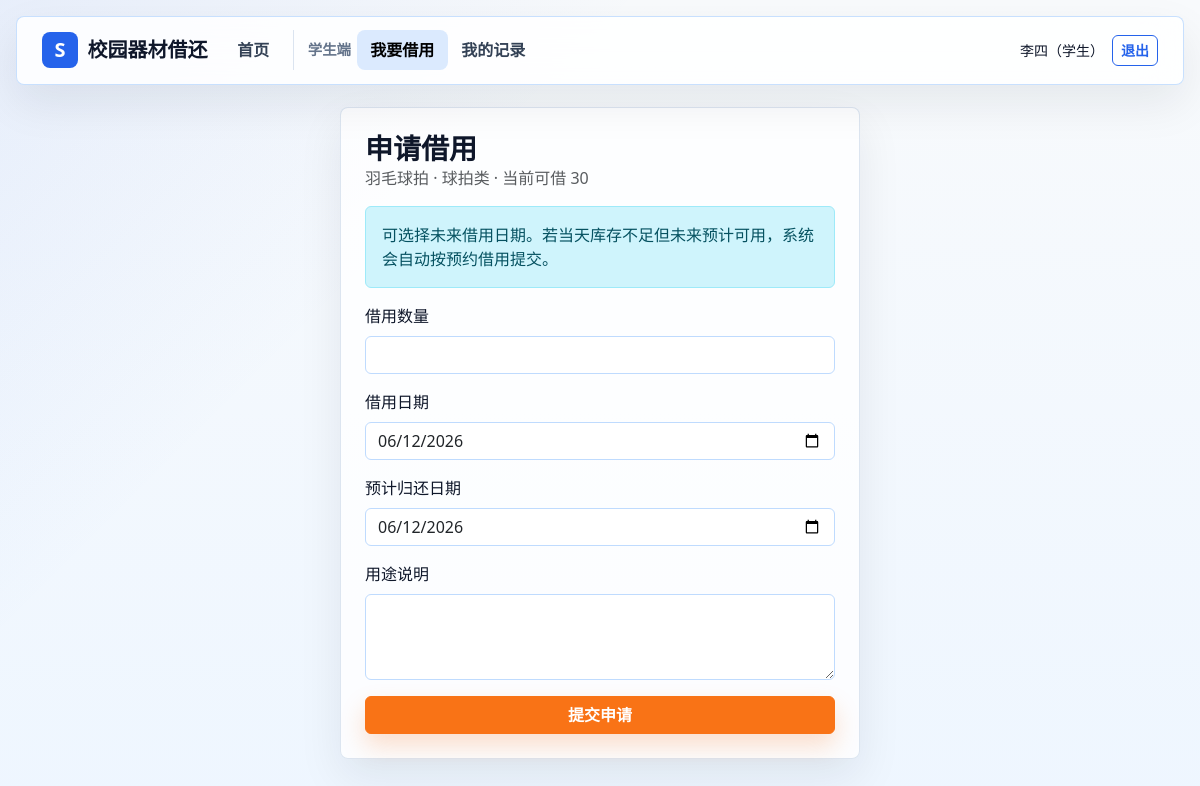
Page /borrow/3 (signed in) on the committed database.
### tables this page shows
CREATE TABLE users (
            id INTEGER PRIMARY KEY AUTOINCREMENT,
            username TEXT NOT NULL UNIQUE,
            password_hash TEXT NOT NULL,
            real_name TEXT NOT NULL,
            role TEXT NOT NULL CHECK(role IN ('student', 'admin')),
            created_at TEXT NOT NULL DEFAULT CURRENT_TIMESTAMP
        , credit_score INTEGER NOT NULL DEFAULT 100, violation_count INTEGER NOT NULL DEFAULT 0);

CREATE TABLE equipment (
            id INTEGER PRIMARY KEY AUTOINCREMENT,
            name TEXT NOT NULL,
            category TEXT NOT NULL,
            total_stock INTEGER NOT NULL CHECK(total_stock >= 0),
            available_stock INTEGER NOT NULL CHECK(available_stock >= 0),
            status TEXT NOT NULL DEFAULT '正常',
            remark TEXT DEFAULT '',
            created_at TEXT NOT NULL DEFAULT CURRENT_TIMESTAMP
        );

### sports_borrow/borrowing.py (the view, shortened to what this page needs)
@role_required("student")
def borrow(equipment_id):
    equipment = get_db().execute("SELECT * FROM equipment WHERE id = ?", (equipment_id,)).fetchone()
    if equipment is None:
        flash("用品不存在。", "danger")
        return redirect(url_for("equipment_list"))
    return render_template(
        "borrow_form.html",
        equipment=equipment,
        today=date.today().isoformat(),
        low_credit_score=LOW_CREDIT_SCORE,
    )

### sports_borrow/__init__.py (called while the page is built)
def create_app():
    app = Flask(__name__, template_folder="../templates", static_folder="../static")
    app.config["SECRET_KEY"] = SECRET_KEY
    app.teardown_appcontext(close_db)
    @app.before_request
    def prepare_request():
        init_db()
        activate_due_reservations()
        refresh_overdue_records()
        g.user = current_user()
    @app.context_processor
    def inject_common_data():
        return {
            "current_user": g.get("user"),
            "categories": CATEGORIES,
            "record_status": RECORD_STATUS,
            "equipment_image": equipment_image,
        }
    register_auth_routes(app)
    register_borrow_routes(app)
    register_admin_routes(app)
    return app

### sports_borrow/auth.py (called while the page is built)
def current_user():
    user_id = session.get("user_id")
    if not user_id:
        return None
    return get_db().execute("SELECT * FROM users WHERE id = ?", (user_id,)).fetchone()

def role_required(role):
    def decorator(view):
        @wraps(view)
        def wrapped_view(*args, **kwargs):
            if g.user is None:
                flash("请先登录。", "warning")
                return redirect(url_for("login"))
            if g.user["role"] != role:
                flash("当前账号没有访问该页面的权限。", "danger")
                return redirect(url_for("index"))
            return view(*args, **kwargs)
        return wrapped_view
    return decorator

### sports_borrow/db.py (called while the page is built, shortened)
def get_db():
    if "db" not in g:
        g.db = sqlite3.connect(DB_PATH)
        g.db.row_factory = sqlite3.Row
        g.db.execute("PRAGMA foreign_keys = ON")
    return g.db

def ensure_column(db, table_name, column_name, definition):
    columns = db.execute(f"PRAGMA table_info({table_name})").fetchall()
    if column_name not in {column["name"] for column in columns}:
        db.execute(f"ALTER TABLE {table_name} ADD COLUMN {column_name} {definition}")

def refresh_overdue_records():
    today = date.today().isoformat()
    db = get_db()
    overdue_records = db.execute(
        """
        SELECT id, user_id
        FROM borrow_records
        WHERE status = 'approved'
            AND stock_deducted = 1
            AND expected_return_date < ?
            AND overdue_penalized = 0
        """,
        (today,),
    ).fetchall()
    db.execute(
        """
        UPDATE borrow_records
        SET status = 'overdue'
        WHERE status = 'approved' AND stock_deducted = 1 AND expected_return_date < ?
        """,
        (today,),
    )
    db.commit()

### templates/borrow_form.html (shortened to what this page needs)
{% extends "base.html" %}
{% block content %}
<div class="form-panel mx-auto">
    <h1>申请借用</h1>
    <p class="text-muted">{{ equipment.name }} · {{ equipment.category }} · 当前可借 {{ equipment.available_stock }}</p>
    {% if current_user and current_user.credit_score < low_credit_score %}
        <div class="alert alert-warning">
            当前信用分 {{ current_user.credit_score }}，单次最多借用 1 件，申请将由管理员重点审核。
        </div>
    {% else %}
        <div class="alert alert-info">
            可选择未来借用日期。若当天库存不足但未来预计可用，系统会自动按预约借用提交。
        </div>
    {% endif %}
    <form method="post">
        <div class="mb-3">
            <label class="form-label" for="quantity">借用数量</label>
            <input class="form-control" id="quantity" name="quantity" type="number" min="1" required>
        </div>
        <div class="mb-3">
            <label class="form-label" for="borrow_date">借用日期</label>
            <input class="form-control" id="borrow_date" name="borrow_date" type="date" value="{{ today }}" required>
        </div>
        <div class="mb-3">
            <label class="form-label" for="expected_return_date">预计归还日期</label>
            <input class="form-control" id="expected_return_date" name="expected_return_date" type="date" value="{{ today }}" required>
        </div>
        <div class="mb-3">
            <label class="form-label" for="purpose">用途说明</label>
            <textarea class="form-control" id="purpose" name="purpose" rows="3"></textarea>
        </div>
        <button class="btn btn-accent w-100" type="submit">提交申请</button>
    </form>
</div>
{% endblock %}

### templates/base.html (shortened to what this page needs)
<!doctype html>
<html lang="zh-CN">
<head>
    <link href="https://cdn.jsdelivr.net/npm/bootstrap@5.3.3/dist/css/bootstrap.min.css" rel="stylesheet">
    <link rel="stylesheet" href="{{ url_for('static', filename='css/style.css') }}">
</head>
<body>
<nav class="navbar navbar-expand-lg app-navbar">
    <div class="container">
        <a class="navbar-brand fw-semibold" href="{{ url_for('index') }}">
            <span class="brand-mark">S</span>
            <span>校园器材借还</span>
        </a>
        <div class="collapse navbar-collapse" id="mainNav">
            <ul class="navbar-nav me-auto mb-2 mb-lg-0">
                <li class="nav-item"><a class="nav-link {% if request.endpoint == 'index' %}active{% endif %}" href="{{ url_for('index') }}">首页</a></li>
                {% if current_user and current_user.role == 'student' %}
                    <li class="nav-group-label">学生端</li>
                    <li class="nav-item"><a class="nav-link {% if request.endpoint in ['equipment_list', 'borrow'] %}active{% endif %}" href="{{ url_for('equipment_list') }}">我要借用</a></li>
                    <li class="nav-item"><a class="nav-link {% if request.endpoint == 'my_records' %}active{% endif %}" href="{{ url_for('my_records') }}">我的记录</a></li>
                {% endif %}
            </ul>
            <div class="nav-user d-flex align-items-center gap-2">
                {% if current_user %}
                    <span class="small">{{ current_user.real_name }}（{{ "管理员" if current_user.role == "admin" else "学生" }}）</span>
                    <a class="btn btn-outline-primary btn-sm" href="{{ url_for('logout') }}">退出</a>
                {% else %}
                    <a class="btn btn-outline-primary btn-sm" href="{{ url_for('login') }}">登录</a>
                    <a class="btn btn-accent btn-sm" href="{{ url_for('register') }}">学生注册</a>
                {% endif %}
            </div>
        </div>
    </div>
</nav>
<main class="container app-main py-4">
    {% block content %}{% endblock %}
</main>
</body>
</html>

### static/css/style.css (style rules this page uses)
:root { --sport-blue: #2563eb; --sport-blue-dark: #1e40af; --sport-accent: #f97316; --sport-accent-dark: #c2410c; --sport-green: #15803d; --sport-red: #b91c1c; --sport-yellow: #a16207; --ink: #0f172a; --muted: #64748b; --line: #dbe4f0; --line-strong: #bfdbfe; --surface: #ffffff; --surface-soft: #f8fafc; --glass: rgba(255, 255, 255, .78); --shadow-soft: 0 18px 45px rgba(15, 23, 42, .08); --shadow-raised: 0 22px 60px rgba(37, 99, 235, .13); }
* { letter-spacing: 0; }
body { background: linear-gradient(135deg, rgba(37, 99, 235, .08), transparent 32%), linear-gradient(180deg, #f8fafc 0%, #eef6ff 100%); color: var(--ink); min-height: 100vh; }
a { color: var(--sport-blue); }
.app-navbar { backdrop-filter: blur(18px); background: rgba(255, 255, 255, .84); border: 1px solid rgba(191, 219, 254, .86); border-radius: 8px; box-shadow: var(--shadow-soft); margin: 1rem auto 0; max-width: min(1180px, calc(100% - 2rem)); padding: .65rem 0; position: sticky; top: 1rem; z-index: 20; }
.navbar-brand { align-items: center; color: var(--ink); display: inline-flex; gap: .6rem; }
.brand-mark, .spark-mark { align-items: center; background: var(--sport-blue); border-radius: 8px; color: #fff; display: inline-flex; font-weight: 800; height: 2.25rem; justify-content: center; width: 2.25rem; }
.nav-link { border-radius: 8px; color: #334155; font-weight: 700; padding-left: .85rem !important; padding-right: .85rem !important; }
.nav-link:hover, .nav-link:focus, .nav-link.active { background: #dbeafe; color: var(--sport-blue-dark); }
.nav-group-label { align-items: center; align-self: center; border-left: 1px solid var(--line); color: var(--muted); display: flex; font-size: .9rem; font-weight: 800; line-height: 1; margin: 0 .35rem 0 .65rem; min-height: 2.5rem; padding-left: .85rem; white-space: nowrap; }
.nav-user { color: var(--ink); }
.app-main { padding-top: 1.4rem !important; }
.btn { border-radius: 6px; font-weight: 700; }
.btn-accent { background: var(--sport-accent); border-color: var(--sport-accent); box-shadow: 0 12px 24px rgba(249, 115, 22, .22); color: #fff; }
.btn-outline-primary { border-color: var(--sport-blue); color: var(--sport-blue); }
.metric-card, .task-card, .category-card, .equipment-card, .hot-panel, .task-summary, .borrow-flow, .form-panel, .chart-card, .filter-bar { background: var(--glass); border: 1px solid rgba(219, 228, 240, .95); border-radius: 8px; box-shadow: var(--shadow-soft); }
.section-title h1, .section-title h2, .form-panel h1, .task-summary h2, .chart-title h2 { color: var(--ink); font-weight: 800; margin: 0; }
.section-title h1, .form-panel h1 { font-size: 1.75rem; }
.form-control, .form-select { border-color: var(--line-strong); border-radius: 6px; }
.form-panel { max-width: 520px; padding: 1.5rem; }

### rows in the picture
users: real_name "李四", role "学生"
equipment: name "羽毛球拍", category "球拍类", available_stock "30"
